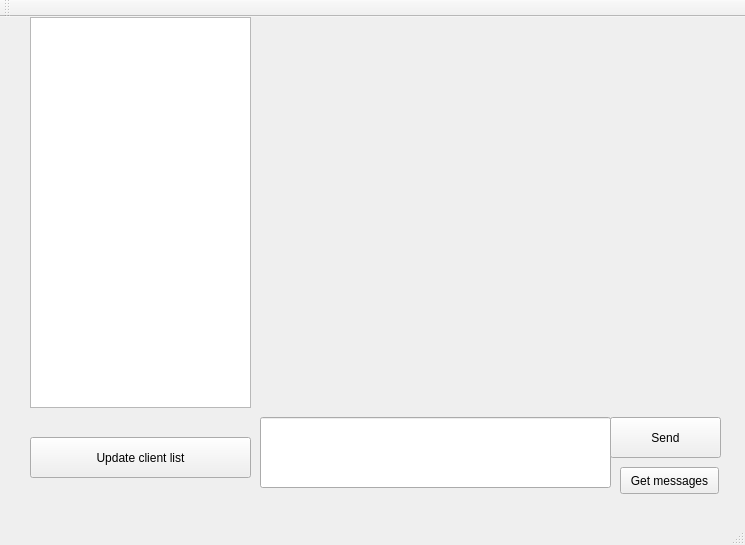
<?xml version="1.0" encoding="UTF-8"?>
<ui version="4.0">
 <class>MainWindow</class>
 <widget class="QMainWindow" name="MainWindow">
  <property name="geometry">
   <rect>
    <x>0</x>
    <y>0</y>
    <width>745</width>
    <height>545</height>
   </rect>
  </property>
  <property name="windowTitle">
   <string>MainWindow</string>
  </property>
  <widget class="QWidget" name="centralWidget">
   <widget class="QPushButton" name="m_getClientListButton">
    <property name="geometry">
     <rect>
      <x>30</x>
      <y>420</y>
      <width>221</width>
      <height>41</height>
     </rect>
    </property>
    <property name="text">
     <string>Update client list</string>
    </property>
   </widget>
   <widget class="QLineEdit" name="m_fieldForMessage">
    <property name="geometry">
     <rect>
      <x>260</x>
      <y>400</y>
      <width>351</width>
      <height>71</height>
     </rect>
    </property>
   </widget>
   <widget class="QPushButton" name="m_sendMessageButton">
    <property name="geometry">
     <rect>
      <x>610</x>
      <y>400</y>
      <width>111</width>
      <height>41</height>
     </rect>
    </property>
    <property name="text">
     <string>Send</string>
    </property>
   </widget>
   <widget class="QListView" name="m_clientListView">
    <property name="geometry">
     <rect>
      <x>30</x>
      <y>0</y>
      <width>221</width>
      <height>391</height>
     </rect>
    </property>
   </widget>
   <widget class="QPushButton" name="m_getMessagesButton">
    <property name="geometry">
     <rect>
      <x>620</x>
      <y>450</y>
      <width>99</width>
      <height>27</height>
     </rect>
    </property>
    <property name="text">
     <string>Get messages</string>
    </property>
   </widget>
   <widget class="QLabel" name="m_MessageBrowser">
    <property name="geometry">
     <rect>
      <x>260</x>
      <y>0</y>
      <width>451</width>
      <height>381</height>
     </rect>
    </property>
    <property name="text">
     <string/>
    </property>
    <property name="alignment">
     <set>Qt::AlignLeading|Qt::AlignLeft|Qt::AlignTop</set>
    </property>
   </widget>
  </widget>
  <widget class="QMenuBar" name="menuBar">
   <property name="geometry">
    <rect>
     <x>0</x>
     <y>0</y>
     <width>745</width>
     <height>25</height>
    </rect>
   </property>
  </widget>
  <widget class="QToolBar" name="mainToolBar">
   <attribute name="toolBarArea">
    <enum>TopToolBarArea</enum>
   </attribute>
   <attribute name="toolBarBreak">
    <bool>false</bool>
   </attribute>
  </widget>
  <widget class="QStatusBar" name="statusBar"/>
 </widget>
 <layoutdefault spacing="6" margin="11"/>
 <resources/>
 <connections/>
</ui>
